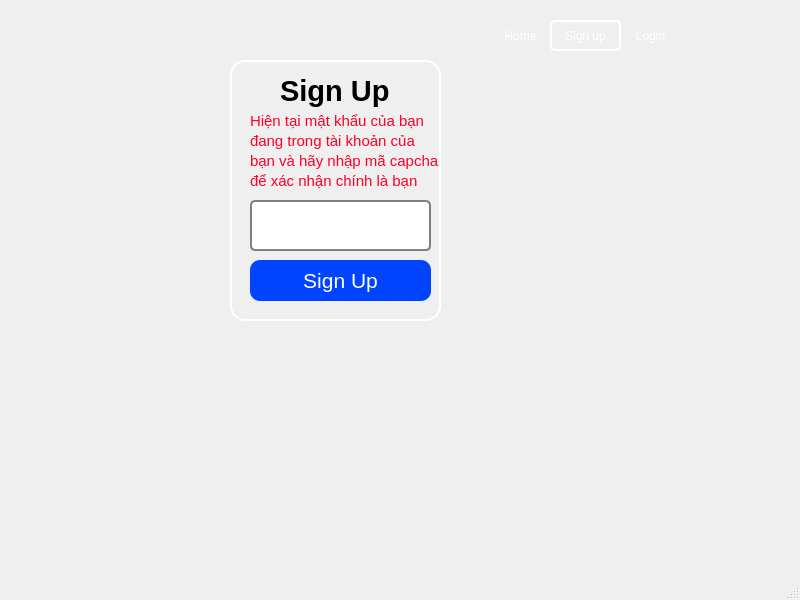
<?xml version="1.0" encoding="UTF-8"?>
<ui version="4.0">
 <class>MainWindow</class>
 <widget class="QMainWindow" name="MainWindow">
  <property name="geometry">
   <rect>
    <x>0</x>
    <y>0</y>
    <width>800</width>
    <height>600</height>
   </rect>
  </property>
  <property name="windowTitle">
   <string>MainWindow</string>
  </property>
  <widget class="QWidget" name="centralwidget">
   <widget class="QPushButton" name="pushButton_5">
    <property name="geometry">
     <rect>
      <x>550</x>
      <y>20</y>
      <width>71</width>
      <height>31</height>
     </rect>
    </property>
    <property name="styleSheet">
     <string notr="true">border-radius:5px;
color:rgb(255, 255, 255);
border: 2px solid white;</string>
    </property>
    <property name="text">
     <string>Sign up</string>
    </property>
   </widget>
   <widget class="QLabel" name="label">
    <property name="geometry">
     <rect>
      <x>230</x>
      <y>60</y>
      <width>211</width>
      <height>261</height>
     </rect>
    </property>
    <property name="styleSheet">
     <string notr="true">border-radius:15px;
border: 2px solid white;
</string>
    </property>
    <property name="text">
     <string/>
    </property>
   </widget>
   <widget class="QPushButton" name="pushButton">
    <property name="geometry">
     <rect>
      <x>250</x>
      <y>260</y>
      <width>181</width>
      <height>41</height>
     </rect>
    </property>
    <property name="font">
     <font>
      <pointsize>16</pointsize>
     </font>
    </property>
    <property name="styleSheet">
     <string notr="true">color:rgb(255, 255, 255);
background-color:rgb(0, 68, 255);
border-radius:10px;</string>
    </property>
    <property name="text">
     <string>Sign Up</string>
    </property>
   </widget>
   <widget class="QPushButton" name="pushButton_3">
    <property name="geometry">
     <rect>
      <x>610</x>
      <y>20</y>
      <width>81</width>
      <height>31</height>
     </rect>
    </property>
    <property name="styleSheet">
     <string notr="true">border-radius:5px;

color:rgb(255, 255, 255)</string>
    </property>
    <property name="text">
     <string>Login</string>
    </property>
   </widget>
   <widget class="QPushButton" name="pushButton_4">
    <property name="geometry">
     <rect>
      <x>480</x>
      <y>20</y>
      <width>81</width>
      <height>31</height>
     </rect>
    </property>
    <property name="styleSheet">
     <string notr="true">border-radius:5px;
color:rgb(255, 255, 255)</string>
    </property>
    <property name="text">
     <string>Home</string>
    </property>
   </widget>
   <widget class="QLabel" name="label_2">
    <property name="geometry">
     <rect>
      <x>280</x>
      <y>60</y>
      <width>111</width>
      <height>61</height>
     </rect>
    </property>
    <property name="font">
     <font>
      <pointsize>22</pointsize>
      <bold>true</bold>
     </font>
    </property>
    <property name="text">
     <string>Sign Up</string>
    </property>
   </widget>
   <widget class="QLabel" name="label_5">
    <property name="geometry">
     <rect>
      <x>0</x>
      <y>0</y>
      <width>711</width>
      <height>361</height>
     </rect>
    </property>
    <property name="text">
     <string/>
    </property>
    <property name="pixmap">
     <pixmap>../img/hinh-nen-4k-windows-10_100821069.jpg</pixmap>
    </property>
    <property name="scaledContents">
     <bool>true</bool>
    </property>
   </widget>
   <widget class="QLabel" name="label_3">
    <property name="geometry">
     <rect>
      <x>250</x>
      <y>110</y>
      <width>181</width>
      <height>21</height>
     </rect>
    </property>
    <property name="font">
     <font>
      <pointsize>11</pointsize>
     </font>
    </property>
    <property name="styleSheet">
     <string notr="true">color:rgb(255, 0, 38)</string>
    </property>
    <property name="text">
     <string>Hiện tại mật khẩu của bạn </string>
    </property>
   </widget>
   <widget class="QLabel" name="label_4">
    <property name="geometry">
     <rect>
      <x>250</x>
      <y>130</y>
      <width>181</width>
      <height>21</height>
     </rect>
    </property>
    <property name="font">
     <font>
      <pointsize>11</pointsize>
     </font>
    </property>
    <property name="styleSheet">
     <string notr="true">color:rgb(255, 0, 38)</string>
    </property>
    <property name="text">
     <string>đang trong tài khoản của</string>
    </property>
   </widget>
   <widget class="QLabel" name="label_6">
    <property name="geometry">
     <rect>
      <x>250</x>
      <y>150</y>
      <width>191</width>
      <height>21</height>
     </rect>
    </property>
    <property name="font">
     <font>
      <pointsize>11</pointsize>
     </font>
    </property>
    <property name="styleSheet">
     <string notr="true">color:rgb(255, 0, 38)</string>
    </property>
    <property name="text">
     <string>bạn và hãy nhập mã capcha </string>
    </property>
   </widget>
   <widget class="QLabel" name="label_7">
    <property name="geometry">
     <rect>
      <x>250</x>
      <y>170</y>
      <width>191</width>
      <height>21</height>
     </rect>
    </property>
    <property name="font">
     <font>
      <pointsize>11</pointsize>
     </font>
    </property>
    <property name="styleSheet">
     <string notr="true">color:rgb(255, 0, 38)</string>
    </property>
    <property name="text">
     <string>để xác nhận chính là bạn</string>
    </property>
   </widget>
   <widget class="QLineEdit" name="lineEdit">
    <property name="geometry">
     <rect>
      <x>250</x>
      <y>200</y>
      <width>181</width>
      <height>51</height>
     </rect>
    </property>
    <property name="font">
     <font>
      <pointsize>18</pointsize>
     </font>
    </property>
    <property name="styleSheet">
     <string notr="true">border-radius:5px;
border: 2px solid grey;</string>
    </property>
    <property name="text">
     <string/>
    </property>
    <property name="echoMode">
     <enum>QLineEdit::EchoMode::Password</enum>
    </property>
   </widget>
   <zorder>label_5</zorder>
   <zorder>label</zorder>
   <zorder>pushButton_5</zorder>
   <zorder>pushButton</zorder>
   <zorder>pushButton_3</zorder>
   <zorder>pushButton_4</zorder>
   <zorder>label_2</zorder>
   <zorder>label_3</zorder>
   <zorder>label_4</zorder>
   <zorder>label_6</zorder>
   <zorder>label_7</zorder>
   <zorder>lineEdit</zorder>
  </widget>
  <widget class="QMenuBar" name="menubar">
   <property name="geometry">
    <rect>
     <x>0</x>
     <y>0</y>
     <width>800</width>
     <height>22</height>
    </rect>
   </property>
  </widget>
  <widget class="QStatusBar" name="statusbar"/>
 </widget>
 <resources/>
 <connections/>
</ui>
